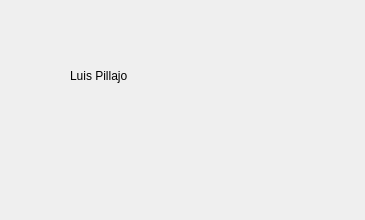
<?xml version="1.0" encoding="UTF-8"?>
<ui version="4.0">
 <class>Creditos</class>
 <widget class="QWidget" name="Creditos">
  <property name="geometry">
   <rect>
    <x>0</x>
    <y>0</y>
    <width>365</width>
    <height>220</height>
   </rect>
  </property>
  <property name="windowTitle">
   <string>Creditos</string>
  </property>
  <widget class="QLabel" name="lblGitLuis">
   <property name="geometry">
    <rect>
     <x>70</x>
     <y>60</y>
     <width>61</width>
     <height>31</height>
    </rect>
   </property>
   <property name="text">
    <string>Luis Pillajo</string>
   </property>
  </widget>
 </widget>
 <resources/>
 <connections/>
</ui>
